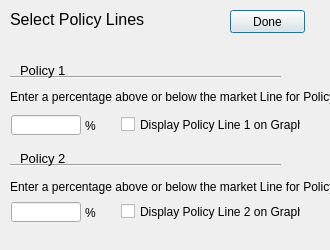
<?xml version="1.0" encoding="UTF-8"?>
<ui version="4.0">
 <class>Dialog</class>
 <widget class="QDialog" name="Dialog">
  <property name="geometry">
   <rect>
    <x>0</x>
    <y>0</y>
    <width>330</width>
    <height>250</height>
   </rect>
  </property>
  <property name="windowTitle">
   <string>Dialog</string>
  </property>
  <widget class="QLabel" name="label">
   <property name="geometry">
    <rect>
     <x>0</x>
     <y>0</y>
     <width>331</width>
     <height>40</height>
    </rect>
   </property>
   <property name="text">
    <string/>
   </property>
   <property name="pixmap">
    <pixmap>LightGray.png</pixmap>
   </property>
  </widget>
  <widget class="QLabel" name="label_2">
   <property name="geometry">
    <rect>
     <x>0</x>
     <y>40</y>
     <width>331</width>
     <height>211</height>
    </rect>
   </property>
   <property name="text">
    <string/>
   </property>
   <property name="pixmap">
    <pixmap>DarkGray.png</pixmap>
   </property>
  </widget>
  <widget class="QLabel" name="label_3">
   <property name="geometry">
    <rect>
     <x>10</x>
     <y>4</y>
     <width>151</width>
     <height>31</height>
    </rect>
   </property>
   <property name="font">
    <font>
     <pointsize>12</pointsize>
    </font>
   </property>
   <property name="text">
    <string>Select Policy Lines</string>
   </property>
  </widget>
  <widget class="QPushButton" name="DoneButton">
   <property name="geometry">
    <rect>
     <x>230</x>
     <y>10</y>
     <width>75</width>
     <height>23</height>
    </rect>
   </property>
   <property name="text">
    <string>Done</string>
   </property>
  </widget>
  <widget class="Line" name="line">
   <property name="geometry">
    <rect>
     <x>10</x>
     <y>52</y>
     <width>271</width>
     <height>51</height>
    </rect>
   </property>
   <property name="orientation">
    <enum>Qt::Horizontal</enum>
   </property>
  </widget>
  <widget class="Line" name="line_2">
   <property name="geometry">
    <rect>
     <x>10</x>
     <y>140</y>
     <width>271</width>
     <height>51</height>
    </rect>
   </property>
   <property name="orientation">
    <enum>Qt::Horizontal</enum>
   </property>
  </widget>
  <widget class="QLabel" name="label_4">
   <property name="geometry">
    <rect>
     <x>20</x>
     <y>148</y>
     <width>60</width>
     <height>20</height>
    </rect>
   </property>
   <property name="font">
    <font>
     <pointsize>10</pointsize>
    </font>
   </property>
   <property name="text">
    <string>Policy 2</string>
   </property>
  </widget>
  <widget class="QLabel" name="label_5">
   <property name="geometry">
    <rect>
     <x>20</x>
     <y>60</y>
     <width>60</width>
     <height>20</height>
    </rect>
   </property>
   <property name="font">
    <font>
     <pointsize>10</pointsize>
    </font>
   </property>
   <property name="text">
    <string>Policy 1</string>
   </property>
  </widget>
  <widget class="QLabel" name="label_6">
   <property name="geometry">
    <rect>
     <x>10</x>
     <y>87</y>
     <width>321</width>
     <height>20</height>
    </rect>
   </property>
   <property name="text">
    <string>Enter a percentage above or below the market Line for Policy 1</string>
   </property>
  </widget>
  <widget class="QLabel" name="label_7">
   <property name="geometry">
    <rect>
     <x>10</x>
     <y>177</y>
     <width>321</width>
     <height>20</height>
    </rect>
   </property>
   <property name="text">
    <string>Enter a percentage above or below the market Line for Policy 2</string>
   </property>
  </widget>
  <widget class="QLineEdit" name="PolicyOneValue">
   <property name="geometry">
    <rect>
     <x>11</x>
     <y>115</y>
     <width>70</width>
     <height>20</height>
    </rect>
   </property>
  </widget>
  <widget class="QLabel" name="label_8">
   <property name="geometry">
    <rect>
     <x>85</x>
     <y>119</y>
     <width>46</width>
     <height>13</height>
    </rect>
   </property>
   <property name="text">
    <string>%</string>
   </property>
  </widget>
  <widget class="QCheckBox" name="checkBoxforPolicy1">
   <property name="geometry">
    <rect>
     <x>121</x>
     <y>116</y>
     <width>180</width>
     <height>17</height>
    </rect>
   </property>
   <property name="text">
    <string>Display Policy Line 1 on Graphs</string>
   </property>
  </widget>
  <widget class="QLabel" name="label_9">
   <property name="geometry">
    <rect>
     <x>85</x>
     <y>206</y>
     <width>46</width>
     <height>13</height>
    </rect>
   </property>
   <property name="text">
    <string>%</string>
   </property>
  </widget>
  <widget class="QCheckBox" name="checkBoxforPolicy2">
   <property name="geometry">
    <rect>
     <x>121</x>
     <y>203</y>
     <width>180</width>
     <height>17</height>
    </rect>
   </property>
   <property name="text">
    <string>Display Policy Line 2 on Graphs</string>
   </property>
  </widget>
  <widget class="QLineEdit" name="PolicyTwoValue">
   <property name="geometry">
    <rect>
     <x>11</x>
     <y>202</y>
     <width>70</width>
     <height>20</height>
    </rect>
   </property>
  </widget>
 </widget>
 <resources/>
 <connections/>
</ui>
